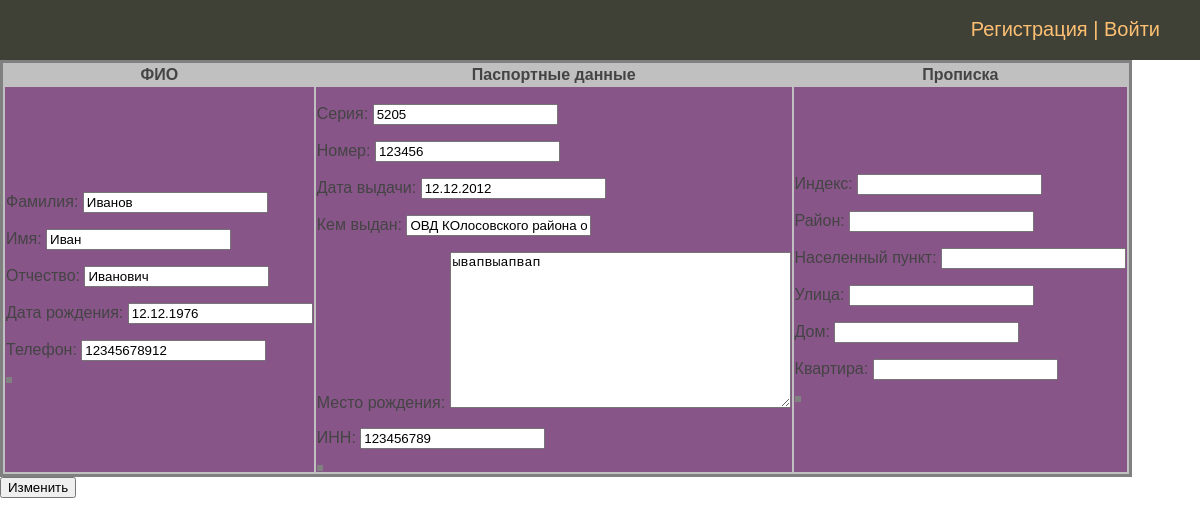
The app's page /person_mod/29/edit, older data.
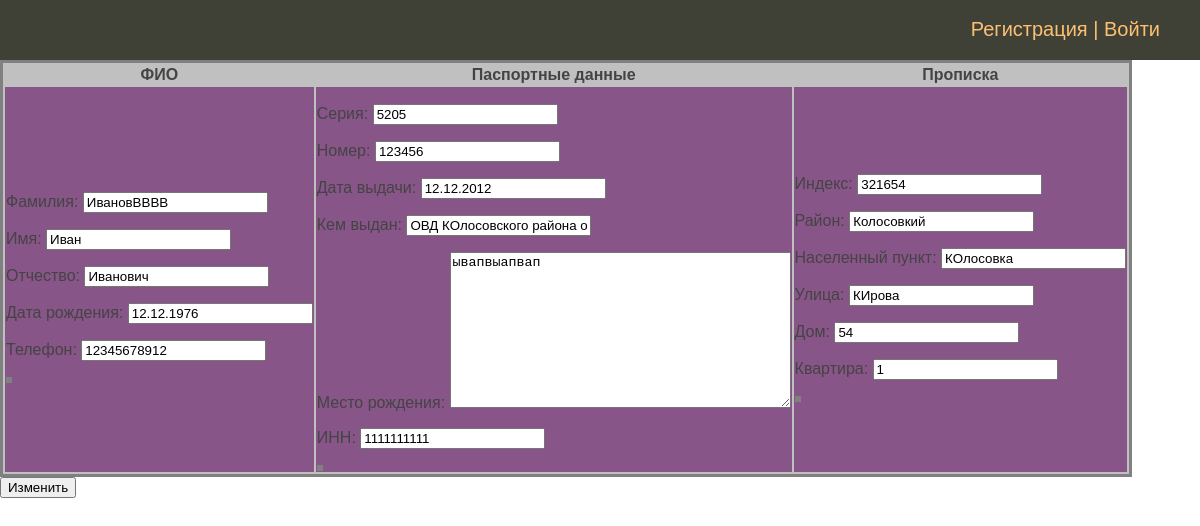
The same page, newer data.
### person/models.py (models this page shows, shortened)
class Person(models.Model):
    second_name = models.CharField(max_length=50, verbose_name='Фамилия')
    first_name = models.CharField(max_length=50, verbose_name='Имя')
    patronymic = models.CharField(max_length=50, blank=True, null=True, verbose_name='Отчество')
    date_of_bird = models.DateField(blank=True, null=True, verbose_name='Дата рождения')
    phone_number = models.IntegerField(max_length=11, blank=True, null=True, verbose_name='Телефон')
    residence_address = models.OneToOneField(ResidenceAddress, on_delete=models.CASCADE,
                                             blank=True, null=True, verbose_name='Адрес проживания')
    passport = models.OneToOneField(Passport, on_delete=models.CASCADE,
                                    blank=True, null=True, verbose_name='паспортные данные')
    class Meta:
        verbose_name = 'ФИО'
        verbose_name_plural = 'ФИО'

class Passport(models.Model):
    series = models.PositiveSmallIntegerField(verbose_name='Серия')
    number = models.PositiveIntegerField(verbose_name='Номер')
    date_of_issue = models.DateField(verbose_name='Дата выдачи')
    issued = models.CharField(max_length=250, blank=True, null=True, verbose_name='Кем выдан')
    address_birth = models.TextField(max_length=500, blank=True, null=True, verbose_name='Место рождения')
    inn = models.PositiveIntegerField(blank=True, null=True, verbose_name='ИНН')
    class Meta:
        verbose_name = 'Паспортные данные'
        verbose_name_plural = 'Паспортные данные'

class ResidenceAddress(models.Model):
    postcode = models.CharField(max_length=6, blank=True, null=True, verbose_name='Индекс')
    district = models.CharField(max_length=50, blank=True, null=True, verbose_name='Район')
    locality = models.CharField(max_length=50, blank=True, null=True, verbose_name='Населенный пункт')
    street = models.CharField(max_length=50, blank=True, null=True, verbose_name='Улица')
    house_number = models.PositiveSmallIntegerField(max_length=6, blank=True, null=True, verbose_name='Дом')
    apartment_number = models.PositiveSmallIntegerField(max_length=6, blank=True, null=True, verbose_name='Квартира')
    class Meta:
        verbose_name = 'Адрес проживания'
        verbose_name_plural = 'Адреса проживания'

### person/views.py (the view)
# urls.py: path('person_mod/<int:pk>/edit', views.person_mod, name='person_mod'),
def person_mod(request, pk):
    pers = get_object_or_404(Person, pk=pk)
    addr = pers.residence_address
    passp = pers.passport
    if request.method == 'POST':
        form_person_mod = AddPerson(request.POST, instance=pers)
        form_passport_mod = AddPassport(request.POST, instance=passp)
        form_residence_address_mod = AddResidenceAddress(request.POST, instance=addr)
        if form_person_mod.is_valid() and form_passport_mod.is_valid() and form_residence_address_mod.is_valid():
            form_person_mod.save()
            form_passport_mod.save()
            form_residence_address_mod.save()
            return redirect('person_list')
    else:
        form_person_mod = AddPerson(instance=pers)
        form_passport_mod = AddPassport(instance=passp)
        form_residence_address_mod = AddResidenceAddress(instance=addr)
        cont = {'form_person_mod': form_person_mod,
                'form_passport_mod': form_passport_mod,
                'form_residence_address_mod': form_residence_address_mod,
                'pk': pk,
                'title': 'Добавить заявителя'}
        return render(request, 'person/person_mod.html', context=cont)

### person/forms.py
class AddPerson(forms.ModelForm):
    class Meta:
        model = Person
        fields = ['second_name', 'first_name', 'patronymic', 'date_of_bird', 'phone_number',]

class AddPassport(forms.ModelForm):
    class Meta:
        model = Passport
        fields = '__all__'

### person/templates/person/person_mod.html (shortened to what this page needs)
{% extends 'sobnushdi/base.html' %}
{% block content %}
<form action="{% url 'person_mod' pk=pk %}" method="post">
      <table bgcolor="silver">
        <tr>
            <th>ФИО</th>
            <th>Паспортные данные</th>
            <th>Прописка</th>
        </tr>
    <tr bgcolor="#858">
        <td>
            <table >
                {{ form_person_mod.as_p }}
            </table>
        </td>
        <td>
            <table>
                {{ form_passport_mod.as_p }}
            </table>
        </td>
        <td>
            <table>
                {{ form_residence_address_mod.as_p }}
            </table>
        </td>
    </tr>
    </table>
    <button type="submit">Изменить</button>
</form>
{% endblock %}

Row changes from the older to the newer data that the page shows:
changed Person "Иван": second_name "Иванов" → "ИвановВВВВ"
changed Passport "ОВД КОлосовского района омской области": inn "123456789" → "1111111111"
now on this page (row unchanged): ResidenceAddress: postcode "321654", district "Колосовкий", locality "КОлосовка", street "КИрова", house_number "54", apartment_number "1"
